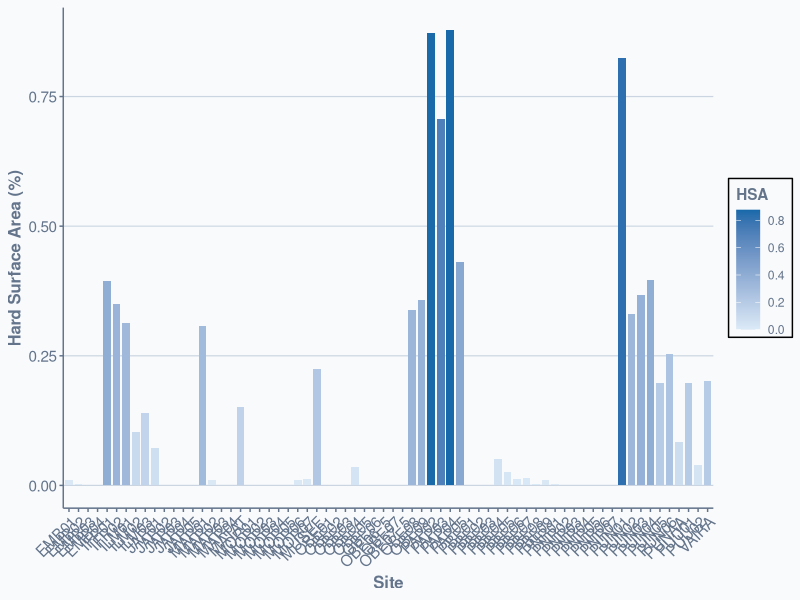
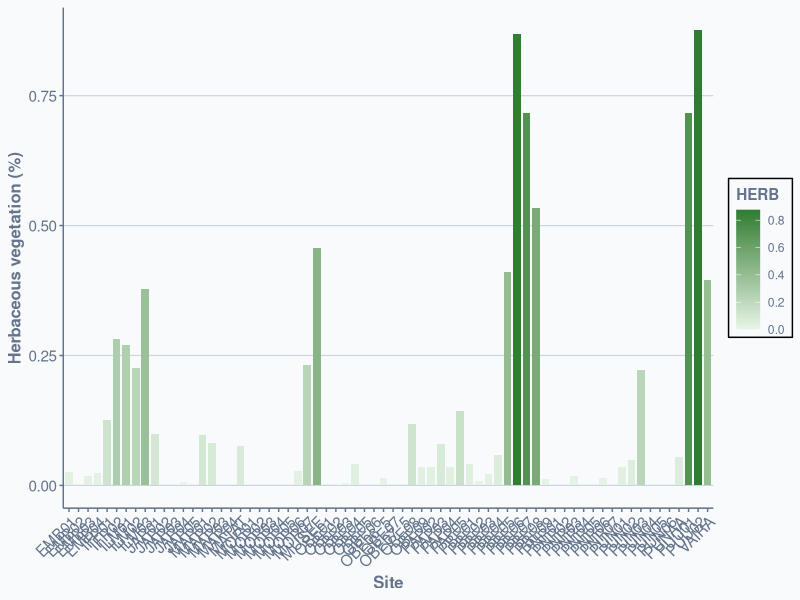

The R source for these figures, in order:
## ---- chunk 1
data <- readxl::read_excel("data/Data_Globale_Tahiti.xlsx")
## ---- chunk 2
theme_soundscape <- function() {
  
  theme_minimal() +
    
  theme(
    panel.background = element_rect(fill = "#F8FAFC", colour = NA),
    plot.background  = element_rect(fill = "#F8FAFC", colour = NA),

    panel.grid.major.y = element_line(color = "#CBD5E1", linewidth = 0.4),
    panel.grid.major.x = element_blank(),
    panel.grid.minor = element_blank(),

    axis.text  = element_text(color = "#64748B", size = 11),
    axis.title = element_text(color = "#64748B", size = 12, face = "bold"),

    axis.line = element_line(color = "#64748B", linewidth = 0.5),
    axis.ticks = element_line(color = "#64748B"),

    legend.background = element_rect(fill = "#F8FAFC"),
    legend.text = element_text(color = "#64748B"),
    legend.title = element_text(color = "#64748B", face = "bold")
  )
}
## ---- chunk 3
library(tidyverse)
library(ggplot2)
# Graphique HSA
graph_hsa <- ggplot(data, aes(x = site, y = HSA, fill = HSA)) +
  geom_col(width = 0.8, na.rm = TRUE) +
  scale_fill_gradient(
    low = "#DCEAF7",
    high = "#1769AA",
    name = "HSA"
  ) +
  labs(
    x = "Site",
    y = "Hard Surface Area (%)",
  ) +
  theme_soundscape() +
  theme(
    axis.text.x = element_text(angle = 45, hjust = 1)
  )
# Graphique HERB
graph_herb <- ggplot(data, aes(x = site, y = HERB, fill = HERB)) +
  geom_col(width = 0.8, na.rm = TRUE) +
  scale_fill_gradient(
    low = "#E8F5E9",
    high = "#2E7D32",
    name = "HERB"
  ) +
  labs(
    x = "Site",
    y = "Herbaceous vegetation (%)",
  ) +
  theme_soundscape() +
  theme(
    axis.text.x = element_text(angle = 45, hjust = 1)
  )


# Afficher les deux graphiques
graph_hsa
graph_herb
## ---- chunk 4
cor(data$HSA,data$HERB)
